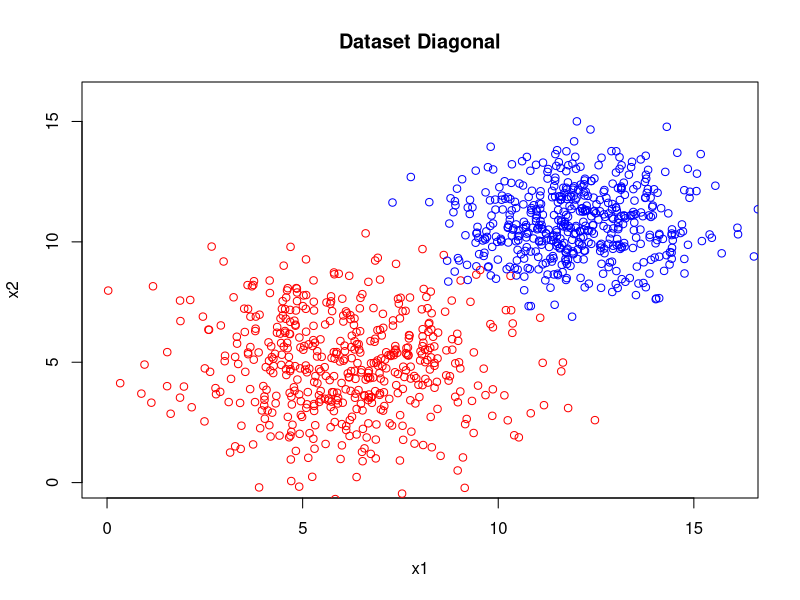

Write R code to recreate this figure. (Note: this script raises an error after producing the figure.)
library(e1071)

## punto 1
x11<- c(rnorm(500,6,2))
x21<- c(rnorm(500,5,2))
et1<- c(rep(1,500))  
diagonal1<-cbind(x11,x21,et1)

x10<- c(rnorm(500,12,1.5))
x20<- c(rnorm(500,11,1.5))
et2<- c(rep(0,500))  
diagonal0<-cbind(x10,x20,et2)

diagonal <- rbind(diagonal1,diagonal0)

save(diagonal,file = "Diagonal.Rdata")

pdf("Grafica_dataset_diagonal.pdf")
plot(0:16,0.:16,type='n',main='Dataset Diagonal',xlab = 'x1',ylab = 'x2')
points(diagonal[1:500,1],diagonal[1:500,2], col='red')
points(diagonal[501:1000,1],diagonal[501:1000,2], col='blue')
dev.off()


## punto5
indice_t<-c(1:1000)
indice_entrenamiento<-sample(indice_t,700)

indice_test1<-sample(c(1:500),150)
indice_test2<-sample(c(501:1000),150)
indice_test<-c(indice_test1,indice_test2)
diagonal_test<-diagonal[indice_test,]
diagonal_train<-diagonal[-indice_test,]
## punt6
save(diagonal_train,file = 'Diagonal_train.Rdata')
save(diagonal_test,file = 'Diagonal_test.Rdata')


##punto7

pdf("Grafica_dataset_diagonal_train.pdf")
if(diagonal_train)
plot(0:16,0.:16,type='n',main='Dataset Diagonal Train',xlab = 'x1',ylab = 'x2')
points(diagonal_train[1:500,1],diagonal_train[1:500,2], col='red')
points(diagonal_train[501:1000,1],diagonal_train[501:1000,2], col='blue')
dev.off()

